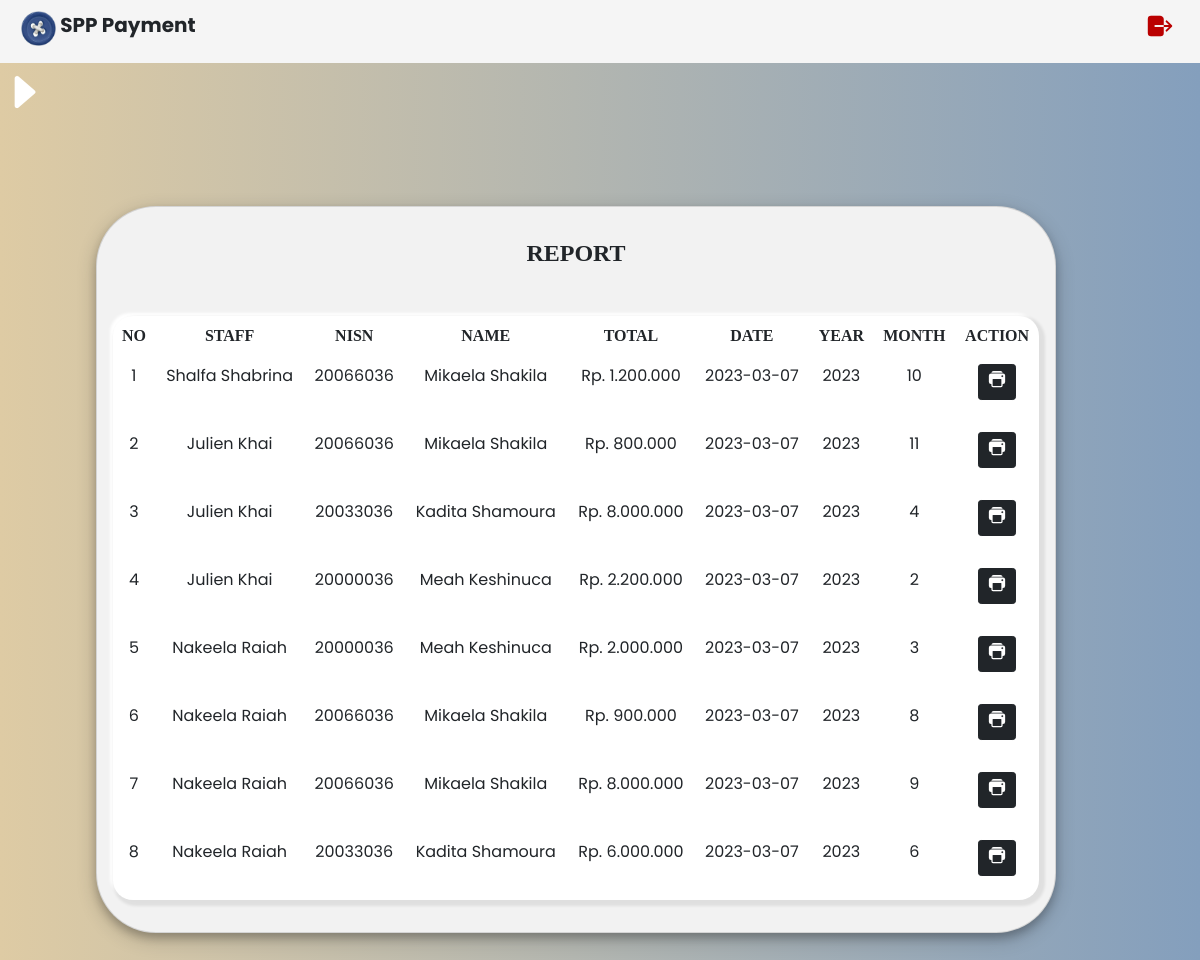
Screenshot of /ash/admin/report.php (signed in) with the database file from the repository.
### tables this page shows
CREATE TABLE `payment` (
  `idpay` int(11) NOT NULL,
  `idstaff` int(11) NOT NULL,
  `nisn` varchar(10) NOT NULL,
  `paydate` date NOT NULL,
  `paymonth` varchar(8) NOT NULL,
  `payyear` varchar(4) NOT NULL,
  `idspp` int(11) NOT NULL,
  `payamount` varchar(50) NOT NULL
);

CREATE TABLE `staff` (
  `idstaff` int(11) NOT NULL,
  `namest` varchar(35) NOT NULL,
  `username` varchar(25) NOT NULL,
  `password` varchar(32) NOT NULL,
  `img` varchar(50) NOT NULL,
  `level` enum('admin','staff') NOT NULL
);

CREATE TABLE `student` (
  `nisn` char(10) NOT NULL,
  `nis` char(8) NOT NULL,
  `name` varchar(35) NOT NULL,
  `img` varchar(50) NOT NULL,
  `idcls` int(11) NOT NULL,
  `address` text NOT NULL,
  `phoneno` varchar(13) NOT NULL,
  `idspp` int(11) NOT NULL
);

### ash/admin/report.php (the view, shortened to what this page needs)
<!DOCTYPE html>
<html lang="en">
<head>
    <link href="https://cdn.jsdelivr.net/npm/bootstrap@5.0.2/dist/css/bootstrap.min.css" rel="stylesheet">
</head>
<body>
  <ul id="en">
    <img src="../totoro.png" class="img" width="35" height="35"> SPP Payment
    <a href="../logout.php" onclick="return confirm('Are You Sure?')" class="txt"><ion-icon name="log-out"></ion-icon></a>
  </ul>
  <span onclick="openNav()" class="to" ><ion-icon name="caret-forward"></ion-icon></span>
  <div id="main">
  <div class="container-fluid">
        <div class="row">
            <div class="col">
              <div class="container table-responsive">
                <div class="d-grip gap-2 col-12">
                <div class="card mt-5 mb-5"  style="width: 60rem;">
                <div class="card-body">
                <div class="card-title mt-3"><h4 style="font-family: 'DM Serif Display', serif;" class="fw-bold text-center">REPORT</h4></div>
                <table class="table table-borderless table-hover mt-5 text-center" style="border-radius: 20px;background:#fff;box-shadow: 3px 3px 3px 3px rgba(0, 0, 0, 0.08),
                -3px -3px 3px #fff;;">
                <thead>
                    <tr style="font-family: 'DM Serif Display', serif;" class="fw-bold">
                        <th scope="col">NO</th>
                        <th scope="col">STAFF</th>
                        <th scope="col">NISN</th>
                        <th scope="col">NAME</th>
                        <th scope="col">TOTAL</th>
                        <th scope="col">DATE</th>
                        <th scope="col">YEAR</th>
                        <th scope="col">MONTH</th>
                        <th scope="col">ACTION</th>
                    </tr>
                </thead>
                <?php
                    $no=1;
                    include('../connect.php');
                    $query = $maru->query("SELECT * FROM payment INNER JOIN staff ON payment.idstaff = staff.idstaff INNER JOIN student ON payment.nisn = student.nisn")->fetchAll();
                    foreach ($query as $datas):?>
                <tbody>
                    <tr>
                        <td><?php echo $no;$no++; ?></td>
                        <td><?=$datas['namest']?></td>
                        <td><?=$datas['nisn']?></td>
                        <td><?=$datas['name']?></td>
                        <td><?=$datas['payamount']?></td>
                        <td><?=$datas['paydate']?></td>
                        <td><?=$datas['payyear']?></td>
                        <td><?=$datas['paymonth']?></td>
                        <td>
                            <a href="print.php?idpay=<?=$datas['idpay'];?>" class="btn btn-dark mb-3 btn-sm text-white fw-bold"><ion-icon name="print" class="text-center" style="font-size: 20px;border-radius:50%"></ion-icon></a>
                        </td>
                    </tr>
                </tbody>
                <?php endforeach ?>
                </table>
                </div>
                </div>
                </div>
             </div>
        </div>
    </div>
  </div>
  </div>
</body>
</html>

### ash/admin/report.php (style rules this page uses)
#main { transition: margin-left .5s; padding: 20px; }
#en { transition: margin-left .5s; padding: 5px; }
.to { font-size: 50px; color: white; }
ul { list-style-type: none; margin: 0; padding: 0; overflow: hidden; font-size: 20px; font-weight: bold; background-color: #f5f5f5; }
.img { margin-top: 6px; margin-left: 16px; margin-bottom: 2px; }
body { font-family: 'Poppins', sans-serif; background-image: linear-gradient(to right, #DECBA4, #849FBD); }
.txt { float: right; color: #ba0000; text-decoration: none; margin-top: 4px; margin-bottom: 4px; font-size: 30px; margin-right: 20px; }
.card { background-color: #f2f2f2; border-radius: 60px; box-shadow: 0 5px 9px 0 rgba(1, 2, 1, 0.2), 0 6px 20px 0 rgba(0, 0, 0, 0.20); margin-left: 40px; }

### rows the page displays
payment: idstaff.namest "Shalfa Shabrina", nisn.nisn "20066036", nisn.name "Mikaela Shakila", payamount "Rp. 1.200.000", paydate "2023-03-07", payyear "2023", paymonth "10"
payment: idstaff.namest "Julien Khai", nisn.nisn "20066036", nisn.name "Mikaela Shakila", payamount "Rp. 800.000", paydate "2023-03-07", payyear "2023", paymonth "11"
payment: idstaff.namest "Julien Khai", nisn.nisn "20033036", nisn.name "Kadita Shamoura", payamount "Rp. 8.000.000", paydate "2023-03-07", payyear "2023", paymonth "4"
payment: idstaff.namest "Julien Khai", nisn.nisn "20000036", nisn.name "Meah Keshinuca", payamount "Rp. 2.200.000", paydate "2023-03-07", payyear "2023", paymonth "2"
payment: idstaff.namest "Nakeela Raiah", nisn.nisn "20000036", nisn.name "Meah Keshinuca", payamount "Rp. 2.000.000", paydate "2023-03-07", payyear "2023", paymonth "3"
payment: idstaff.namest "Nakeela Raiah", nisn.nisn "20066036", nisn.name "Mikaela Shakila", payamount "Rp. 900.000", paydate "2023-03-07", payyear "2023", paymonth "8"
payment: idstaff.namest "Nakeela Raiah", nisn.nisn "20066036", nisn.name "Mikaela Shakila", payamount "Rp. 8.000.000", paydate "2023-03-07", payyear "2023", paymonth "9"
payment: idstaff.namest "Nakeela Raiah", nisn.nisn "20033036", nisn.name "Kadita Shamoura", payamount "Rp. 6.000.000", paydate "2023-03-07", payyear "2023", paymonth "6"
